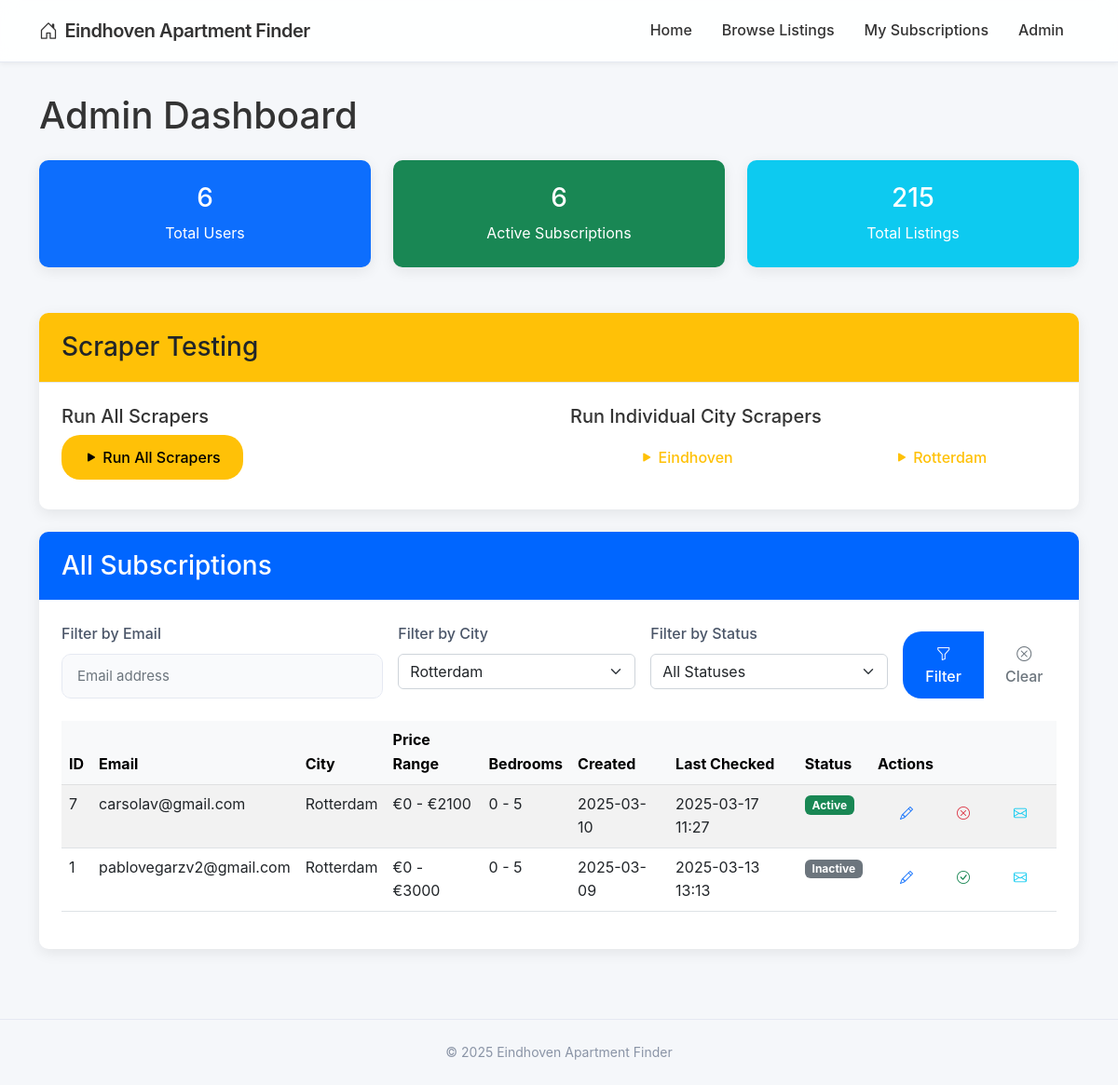
The app's page /admin?city_id=2 with its own data.
### app/models.py (models this page shows, shortened)
class City(db.Model):
    id = db.Column(db.Integer, primary_key=True)
    name = db.Column(db.String(50), nullable=False, unique=True)
    url_name = db.Column(db.String(50), nullable=False, unique=True)  # For use in URLs
    base_url = db.Column(db.String(200), nullable=False)  # Base URL for scraping
    active = db.Column(db.Boolean, default=True)
    created_at = db.Column(db.DateTime, default=datetime.utcnow)
    subscriptions = db.relationship('Subscription', backref='city', lazy='dynamic')
    listings = db.relationship('Listing', backref='city', lazy='dynamic')

class Subscription(db.Model):
    id = db.Column(db.Integer, primary_key=True)
    min_price = db.Column(db.Integer, default=0)
    max_price = db.Column(db.Integer, default=5000)
    min_bedrooms = db.Column(db.Integer, default=0)
    max_bedrooms = db.Column(db.Integer, default=10)
    active = db.Column(db.Boolean, default=True)
    created_at = db.Column(db.DateTime, default=datetime.utcnow)
    last_checked = db.Column(db.DateTime, nullable=True)
    user_id = db.Column(db.Integer, db.ForeignKey('user.id'), nullable=False)
    city_id = db.Column(db.Integer, db.ForeignKey('city.id'), nullable=False)
    listings = db.relationship('Listing', backref='subscription', lazy='dynamic')

class User(db.Model):
    id = db.Column(db.Integer, primary_key=True)
    email = db.Column(db.String(120), index=True, unique=True, nullable=False)
    created_at = db.Column(db.DateTime, default=datetime.utcnow)
    subscriptions = db.relationship('Subscription', backref='user', lazy='dynamic')

### app/routes.py (the view)
@main_bp.route('/admin', methods=['GET'])
def admin():
    email_filter = request.args.get('email', '')
    city_filter = request.args.get('city_id', type=int)
    active_filter = request.args.get('active')
    query = Subscription.query.join(User).join(City)
    if email_filter:
        query = query.filter(User.email.contains(email_filter))
    if city_filter:
        query = query.filter(Subscription.city_id == city_filter)
    if active_filter:
        is_active = active_filter == 'active'
        query = query.filter(Subscription.active == is_active)
    cities = City.query.filter_by(active=True).all()
    subscriptions = query.order_by(Subscription.created_at.desc()).all()
    total_users = User.query.count()
    total_listings = Listing.query.count()
    total_active_subscriptions = Subscription.query.filter_by(active=True).count()
    return render_template('admin.html',
                          subscriptions=subscriptions,
                          cities=cities,
                          city_filter=city_filter,
                          email_filter=email_filter,
                          active_filter=active_filter,
                          total_users=total_users,
                          total_listings=total_listings,
                          total_active_subscriptions=total_active_subscriptions)

### app/routes.py (called while the page is built)
@main_bp.before_request
def before_request():
    g.now = datetime.now()

### app/templates/admin.html (shortened to what this page needs)
{% extends "base.html" %}
{% block content %}
<div class="row">
    <div class="col-md-12">
        <h1 class="mb-4">Admin Dashboard</h1>
        <div class="row mb-4">
            <div class="col-md-4">
                <div class="card bg-primary text-white">
                    <div class="card-body text-center">
                        <h3 class="card-title">{{ total_users }}</h3>
                        <p class="card-text">Total Users</p>
                    </div>
                </div>
            </div>
            <div class="col-md-4">
                <div class="card bg-success text-white">
                    <div class="card-body text-center">
                        <h3 class="card-title">{{ total_active_subscriptions }}</h3>
                        <p class="card-text">Active Subscriptions</p>
                    </div>
                </div>
            </div>
            <div class="col-md-4">
                <div class="card bg-info text-white">
                    <div class="card-body text-center">
                        <h3 class="card-title">{{ total_listings }}</h3>
                        <p class="card-text">Total Listings</p>
                    </div>
                </div>
            </div>
        </div>
        <div class="card mb-4">
            <div class="card-header bg-warning text-dark">
                <h3 class="mb-0">Scraper Testing</h3>
            </div>
            <div class="card-body">
                <div class="row">
                    <div class="col-md-6">
                        <h5>Run All Scrapers</h5>
                        <a href="{{ url_for('main.test_scraper') }}" class="btn btn-warning">
                            <i class="bi bi-play-fill"></i> Run All Scrapers
                        </a>
                    </div>
                    <div class="col-md-6">
                        <h5>Run Individual City Scrapers</h5>
                        <div class="row">
                            {% for city in cities %}
                            <div class="col-md-6 mb-2">
                                <a href="{{ url_for('main.test_scraper_city', city_id=city.id) }}"
                                   class="btn btn-outline-warning w-100">
                                   <i class="bi bi-play-fill"></i> {{ city.name }}
                                </a>
                            </div>
                            {% endfor %}
                        </div>
                    </div>
                </div>
            </div>
        </div>
        <div class="card">
            <div class="card-header bg-primary text-white">
                <h3 class="mb-0">All Subscriptions</h3>
            </div>
            <div class="card-body">
                <form action="{{ url_for('main.admin') }}" method="GET" class="mb-4">
                    <div class="row g-3">
                        <div class="col-md-4">
                            <label class="form-label">Filter by Email</label>
                            <input type="text" class="form-control" name="email" value="{{ email_filter }}" placeholder="Email address">
                        </div>
                        <div class="col-md-3">
                            <label class="form-label">Filter by City</label>
                            <select name="city_id" class="form-select">
                                {% for city in cities %}
                                <option value="{{ city.id }}" {% if city_filter == city.id %}selected{% endif %}>{{ city.name }}</option>
                                {% endfor %}
                            </select>
                        </div>
                        <div class="col-md-3">
                            <label class="form-label">Filter by Status</label>
                            <select name="active" class="form-select">
                                <option value="">All Statuses</option>
                            </select>
                        </div>
                        <div class="col-md-2 d-flex align-items-end">
                            <div class="btn-group w-100">
                                <button type="submit" class="btn btn-primary">
                                    <i class="bi bi-funnel"></i> Filter
                                </button>
                                <a href="{{ url_for('main.admin') }}" class="btn btn-outline-secondary">
                                    <i class="bi bi-x-circle"></i> Clear
                                </a>
                            </div>
                        </div>
                    </div>
                </form>
                {% if subscriptions %}
                    <div class="table-responsive">
                        <table class="table table-hover table-striped">
                            <thead class="table-light">
                                <tr>
                                    <th>ID</th>
                                    <th>Email</th>
                                    <th>City</th>
                                    <th>Price Range</th>
                                    <th>Bedrooms</th>
                                    <th>Created</th>
                                    <th>Last Checked</th>
                                    <th>Status</th>
                                    <th>Actions</th>
                                </tr>
                            </thead>
                            <tbody>
                                {% for sub in subscriptions %}
                                <tr>
                                    <td>{{ sub.id }}</td>
                                    <td>{{ sub.user.email }}</td>
                                    <td>{{ sub.city.name }}</td>
                                    <td>€{{ sub.min_price }} - €{{ sub.max_price }}</td>
                                    <td>{{ sub.min_bedrooms }} - {{ sub.max_bedrooms }}</td>
                                    <td>{{ sub.created_at.strftime('%Y-%m-%d') }}</td>
                                    <td>
                                        {% if sub.last_checked %}
                                            {{ sub.last_checked.strftime('%Y-%m-%d %H:%M') }}
                                        {% else %}
                                            <span class="text-muted">Never</span>
                                        {% endif %}
                                    </td>
                                    <td>
                                        {% if sub.active %}
                                            <span class="badge bg-success">Active</span>
                                        {% else %}
                                            <span class="badge bg-secondary">Inactive</span>
                                        {% endif %}
                                    </td>
                                    <td>
                                        <div class="btn-group btn-group-sm">
                                            <a href="{{ url_for('main.edit_subscription', sub_id=sub.id, return_to='admin') }}"
                                               class="btn btn-outline-primary" title="Edit">
                                                <i class="bi bi-pencil"></i>
                                            </a>
                                            {% if sub.active %}
                                                <a href="{{ url_for('main.unsubscribe', sub_id=sub.id) }}"
                                                   class="btn btn-outline-danger" title="Deactivate">
                                                    <i class="bi bi-x-circle"></i>
                                                </a>
                                            {% else %}
                                                <a href="{{ url_for('main.reactivate', sub_id=sub.id) }}"
                                                   class="btn btn-outline-success" title="Activate">
                                                    <i class="bi bi-check-circle"></i>
                                                </a>
                                            {% endif %}
                                            <a href="{{ url_for('main.test_email', sub_id=sub.id) }}?email={{ sub.user.email }}"
                                               class="btn btn-outline-info" title="Test Email">
                                                <i class="bi bi-envelope"></i>
                                            </a>
                                        </div>
                                    </td>
                                </tr>
                                {% endfor %}
                            </tbody>
                        </table>
                    </div>
                {% else %}
                    <div class="alert alert-info">
                        <i class="bi bi-info-circle me-2"></i> No subscriptions found matching your criteria.
                    </div>
                {% endif %}
            </div>
        </div>
    </div>
</div>
{% endblock %}

### app/static/css/main.css (style rules this page uses)
:root { --primary-color: #0066ff; --primary-hover: #0052cc; --background-color: #f5f7fa; --card-color: #ffffff; --text-color: #333333; --muted-color: #8a94a6; --border-color: #e5e9f2; --success-color: #00c853; --error-color: #ff3b30; --shadow-sm: 0 2px 5px rgba(0, 0, 0, 0.05); --shadow-md: 0 4px 15px rgba(0, 0, 0, 0.08); --radius-sm: 6px; --radius-md: 10px; --radius-lg: 20px; --transition: all 0.2s ease; }
body { font-family: -apple-system, BlinkMacSystemFont, 'Segoe UI', Roboto, Helvetica, Arial, sans-serif; background-color: var(--background-color); color: var(--text-color); line-height: 1.6; -webkit-font-smoothing: antialiased; }
.card { border: none; border-radius: var(--radius-md); box-shadow: var(--shadow-md); transition: var(--transition); margin-bottom: 25px; overflow: hidden; background-color: var(--card-color); }
.card-header { background-color: var(--card-color); border-bottom: 1px solid var(--border-color); padding: 20px 24px; font-weight: 600; font-size: 18px; }
.card-header.bg-primary { background-color: var(--primary-color) !important; color: white; border-bottom: none; }
.card-body { padding: 24px; }
.btn { border-radius: var(--radius-lg); padding: 12px 24px; font-weight: 500; transition: var(--transition); border: none; }
.btn-primary { background-color: var(--primary-color); color: white; }
.form-control { border-radius: var(--radius-md); border: 1px solid var(--border-color); padding: 12px 16px; font-size: 15px; transition: var(--transition); box-shadow: none; background-color: #f9fafc; }
.form-label { font-weight: 500; margin-bottom: 8px; color: #4a5568; }

### records on screen
City: name "Eindhoven"
City: name "Rotterdam"
Subscription: id "7", user.email "carsolav@gmail.com", city.name "Rotterdam", min_price "0", max_price "2100", min_bedrooms "0", max_bedrooms "5", created_at "2025-03-10", last_checked "2025-03-17 11:27", active "Active"
Subscription: id "1", user.email "pablovegarzv2@gmail.com", city.name "Rotterdam", min_price "0", max_price "3000", min_bedrooms "0", max_bedrooms "5", created_at "2025-03-09", last_checked "2025-03-13 13:13", active "Inactive"

### other values on screen
{{ total_users }} "6"
{{ total_active_subscriptions }} "6"
{{ total_listings }} "215"
{{ g.now.year }} "2025"
form field city_id "Rotterdam"
